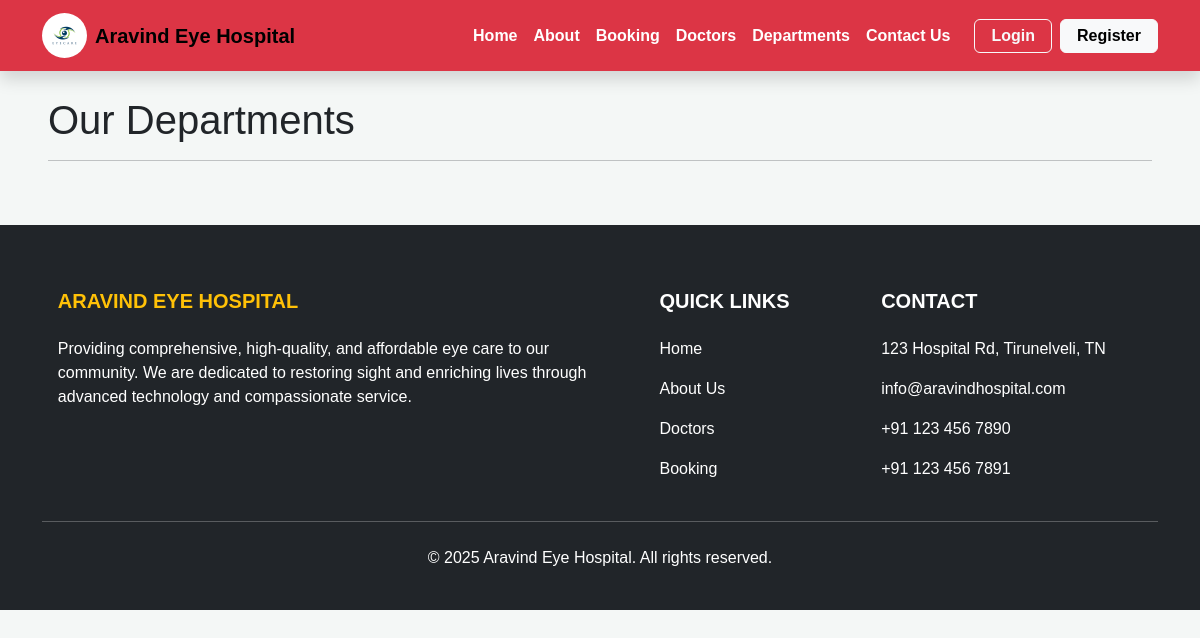
The page /department/ on the database as committed earlier.
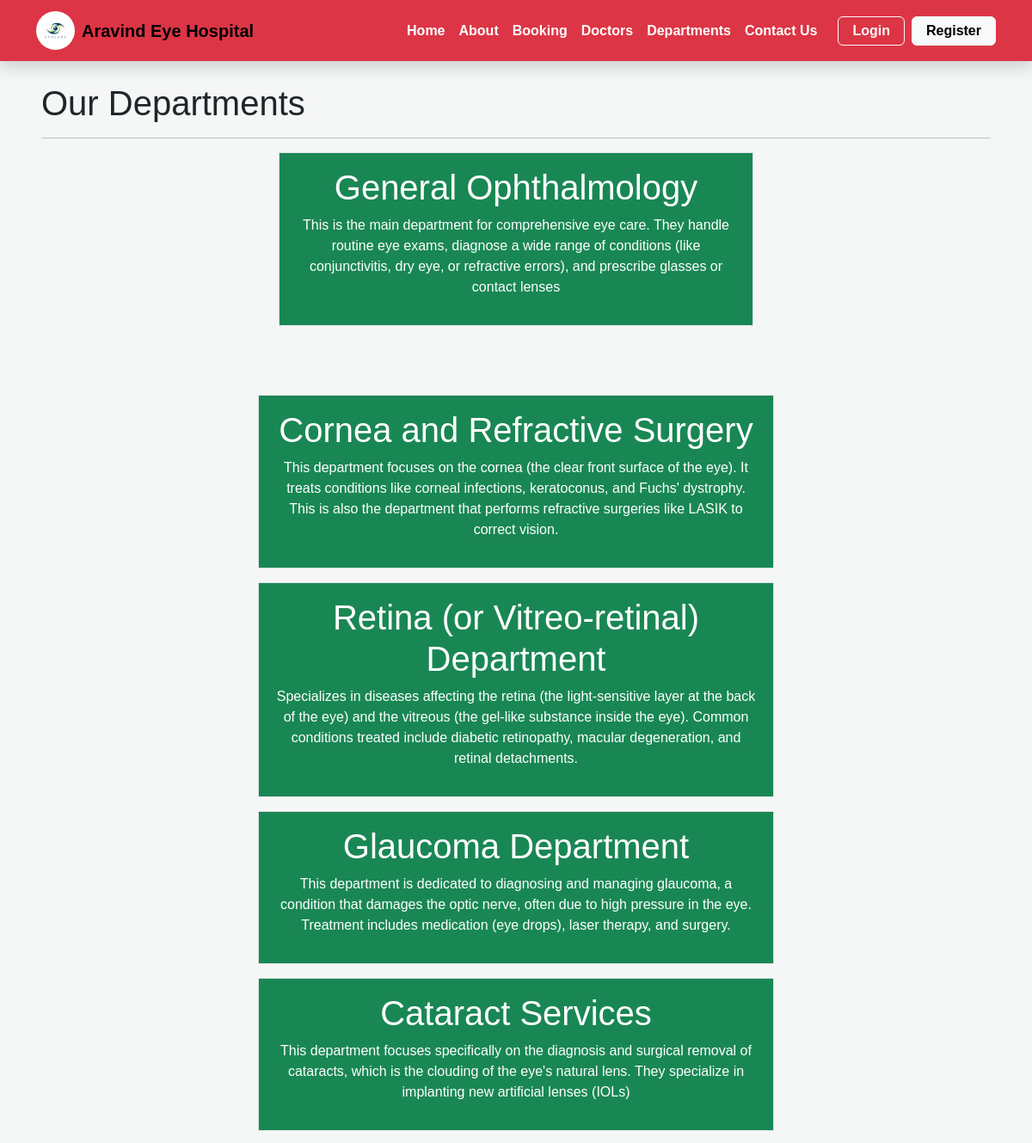
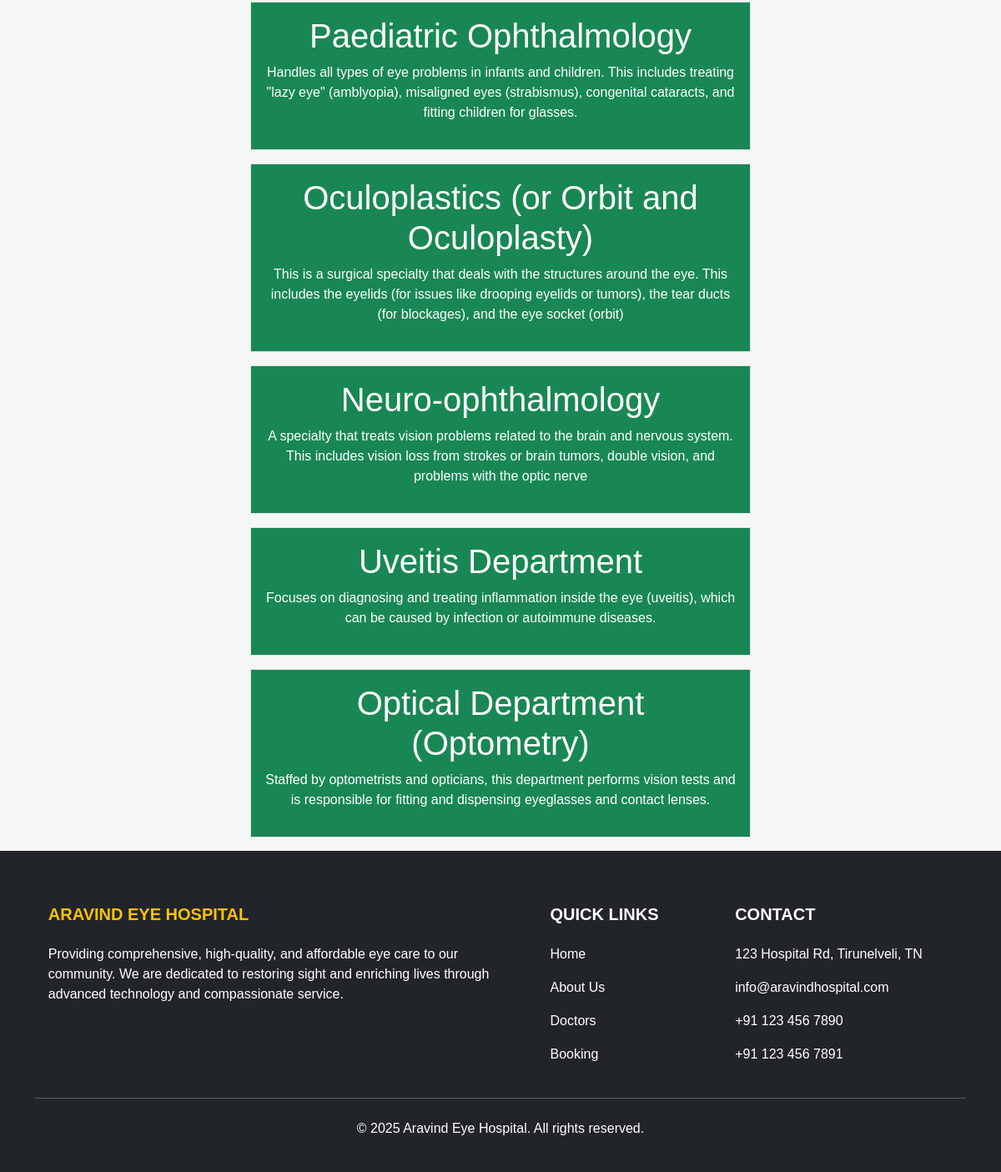
The same page on the database as committed later (2 pictures, top to bottom).
### home/models.py (models this page shows, shortened)
class Department(models.Model):
    dep_name = models.CharField(max_length=100)
    dep_description = models.TextField()

### home/views.py (the view)
# urls.py: path('department/', views.department, name='department'),
def department(request):
    dict_dept={
        'dept':Department.objects.all()
    }
    return render(request,'department.html',dict_dept)

### templates/department.html (shortened to what this page needs)
{% extends "base.html" %}
{% block content%}
<div class="p-5">
<h1>Our Departments</h1>
<hr>
{% for d in dept  %}
<div class="mx-auto w-50 bg-success text-center text-white p-3 my-3 border border border-warning-rouded">
    <h1>{{d.dep_name}}</h1>
    <p>{{d.dep_description}}</p>
</div>
</div>
{% endfor %}
{% endblock %}

Rows that differ between the two databases and show on the page:
added Department: dep_name "General Ophthalmology", dep_description "This is the main department for comprehensive eye care. They handle routine eye exams, diagnose a wide range of conditions (like conjunctivitis, dry eye, or refractive errors), and prescribe glasses or contact lenses"
added Department: dep_name "Cornea and Refractive Surgery", dep_description "This department focuses on the cornea (the clear front surface of the eye). It treats conditions like corneal infections, keratoconus, and Fuchs' dystrophy. This is also the department that performs refractive surgeries like LASIK to correct vision."
added Department: dep_name "Retina (or Vitreo-retinal) Department", dep_description "Specializes in diseases affecting the retina (the light-sensitive layer at the back of the eye) and the vitreous (the gel-like substance inside the eye). Common conditions treated include diabetic retinopathy, macular degeneration, and retinal detachments."
added Department: dep_name "Glaucoma Department", dep_description "This department is dedicated to diagnosing and managing glaucoma, a condition that damages the optic nerve, often due to high pressure in the eye. Treatment includes medication (eye drops), laser therapy, and surgery."
added Department: dep_name "Cataract Services", dep_description "This department focuses specifically on the diagnosis and surgical removal of cataracts, which is the clouding of the eye's natural lens. They specialize in implanting new artificial lenses (IOLs)"
added Department: dep_name "Paediatric Ophthalmology", dep_description "Handles all types of eye problems in infants and children. This includes treating \"lazy eye\" (amblyopia), misaligned eyes (strabismus), congenital cataracts, and fitting children for glasses."
added Department: dep_name "Oculoplastics (or Orbit and Oculoplasty)", dep_description "This is a surgical specialty that deals with the structures around the eye. This includes the eyelids (for issues like drooping eyelids or tumors), the tear ducts (for blockages), and the eye socket (orbit)"
added Department: dep_name "Neuro-ophthalmology", dep_description "A specialty that treats vision problems related to the brain and nervous system. This includes vision loss from strokes or brain tumors, double vision, and problems with the optic nerve"
added Department: dep_name "Uveitis Department", dep_description "Focuses on diagnosing and treating inflammation inside the eye (uveitis), which can be caused by infection or autoimmune diseases."
added Department: dep_name "Optical Department (Optometry)", dep_description "Staffed by optometrists and opticians, this department performs vision tests and is responsible for fitting and dispensing eyeglasses and contact lenses."
